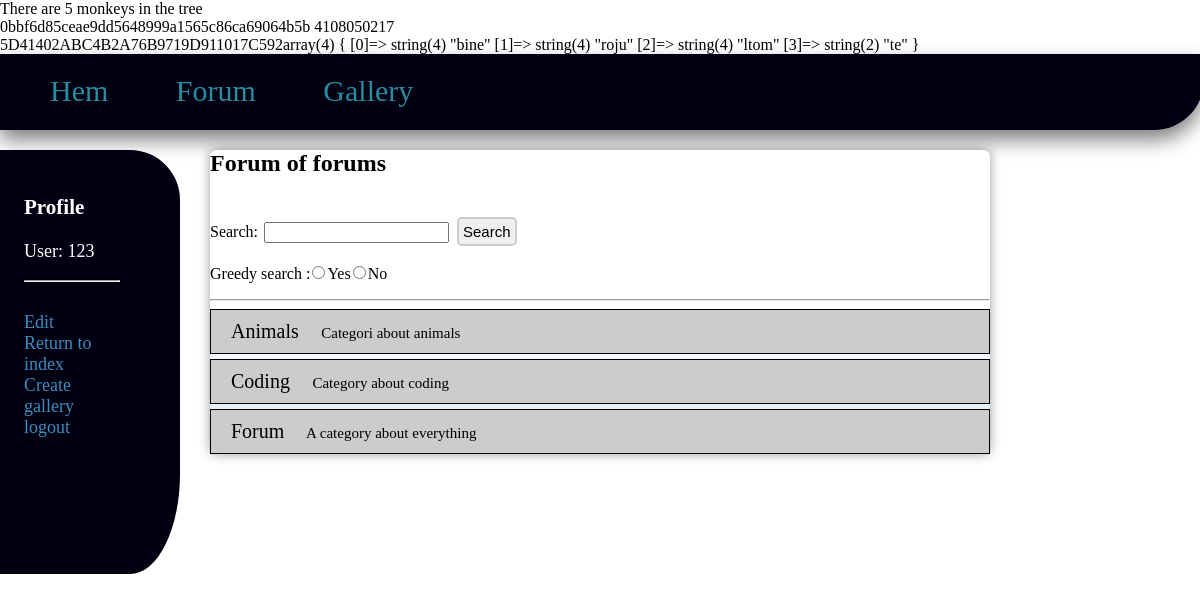
The page /index.php (signed in) on the database its author committed.
### tables this page shows
CREATE TABLE IF NOT EXISTS `categories` (
  `id` tinyint(4) NOT NULL AUTO_INCREMENT,
  `category_title` varchar(255) NOT NULL,
  `category_description` varchar(255) NOT NULL,
  `last_post_date` date DEFAULT NULL,
  `last_user_posted` int(11) DEFAULT NULL,
  PRIMARY KEY (`id`)
);

### index.php (the view, shortened to what this page needs)
<?php
$a = "binero";
$b = "jultomte";
$c = levenshtein($a,$b)+crc32(sprintf("%u",$b));
$d = str_split($a.$b,4);
$e = sha1($c.$d[2]);
echo $e."\n" . $c . "<br/>" . "5D41402ABC4B2A76B9719D911017C592" ;
var_dump($d);
?>
<?php
	include('header.php');
	include('config.php');
echo displayUserInfo();
?>
<div id="forum_wrapper">
<h2> Forum of forums</h2>
<?php
include("search.php");
?>
<hr/>
<div id="content">
<?php
	$sql = "SELECT * FROM	categories ORDER BY category_title ASC;";
	$res = mysql_query($sql) or die(mysql_error());
	$categories = "";
	if(mysql_num_rows($res) > 0)
	{
		while($row = mysql_fetch_assoc($res))
		{
			$id = $row['id'];
			$title = $row['category_title'];
			$description = $row['category_description'];
			$categories .= "<a class='cat_links' href='view_cat.php?cid=".$id."'>{$title}<font size='-1'>&nbsp;&nbsp;&nbsp;&nbsp;&nbsp;  {$description}</font></a>";
		}
		echo $categories;
	}
	else
	{
		echo "<p>No categories avaliable</p>";
	}
?>
</div>
</body>
</html>

### style/style.css (style rules this page uses)
html,body { margin:0; padding:0; }
#forum_wrapper { width:65%; margin-left:auto; margin-right:auto; -webkit-box-shadow: 0px 0px 12px rgba(0, 0, 0, 0.4); -moz-box-shadow: 0px 1px 6px rgba(23, 69, 88, .5); -webkit-border-radius: 12px; -moz-border-radius: 7px; border-radius: 7px; background: -webkit-gradient(linear, left top, left bottom, color-stop(10%, white), color-stop(50%, white), color-stop(100%, #D7E9F1)); background: -moz-linear-gradient(top, white 0%, white 55%, #D5E4F3 130%); }
.cat_links { font-size:20px; text-decoration:none; display:block; padding: 20px; padding-top: 10px; padding-bottom:10px; border: 1px solid #000000; margin-bottom:5px; background-color:#cccccc; color:#000000; }
.cat_links font { font-size:15px; }

### rows shown on the page
categories: category_title "Animals", category_description "Categori about animals"
categories: category_title "Coding", category_description "Category about coding"
categories: category_title "Forum", category_description "A category about everything"

### other values the page prints
$e "0bbf6d85ceae9dd5648999a1565c86ca69064b5b"
$c "4108050217"
$_SESSION['username'] "123"
